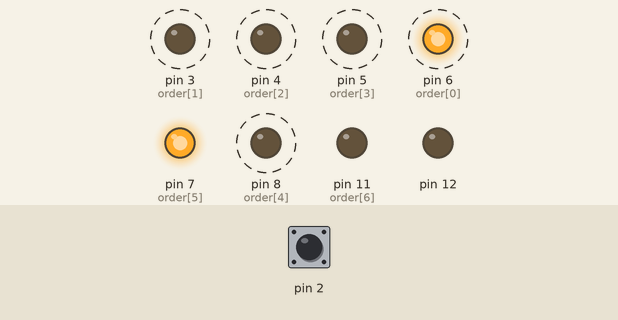
Recording of a sketch running on a simulated Arduino Uno, built with avr-gcc and run on an emulated ATmega328P. On the bench: output pins drawn as LEDs (lit = HIGH). Dashed ring = blinking. The test bench sets the inputs (shaded band); at power-on: pin 2 HIGH. What the sketch prints to the serial monitor is not drawn.

Above: at 1.25 s.
1.3 s: pin 2 pulled LOW for 0.15 s
At 3.0 s:
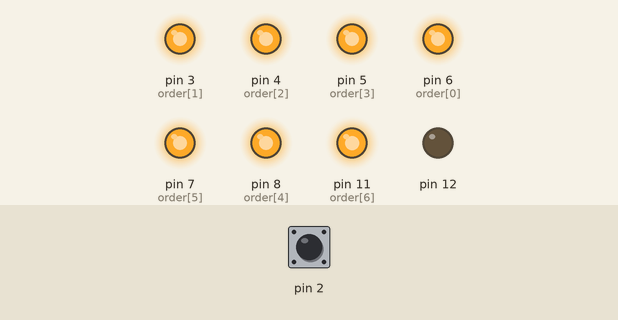
4.3 s: pin 2 pulled LOW for 1 s
At 6.5 s:
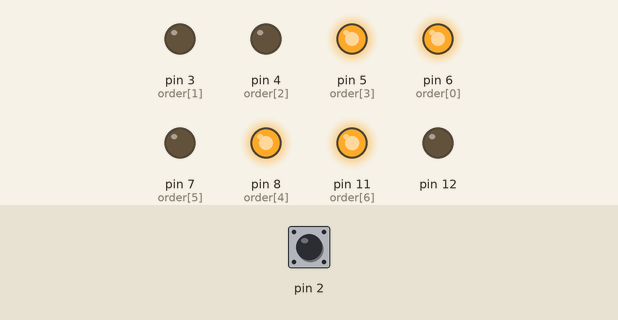
6.8 s: pin 2 pulled LOW for 0.15 s
At 8.0 s:
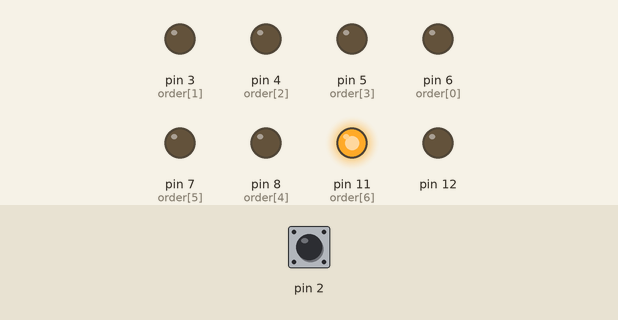
8.5 s: pin 2 pulled LOW for 3.2 s
At 12.0 s:
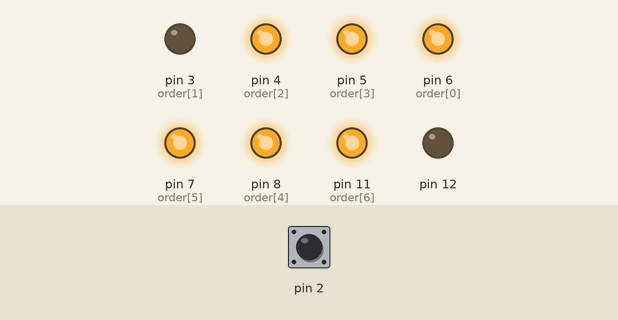
13.2 s: pin 2 pulsed LOW 5 times (0.12 s each, 0.3 s apart)
At 14.1 s:
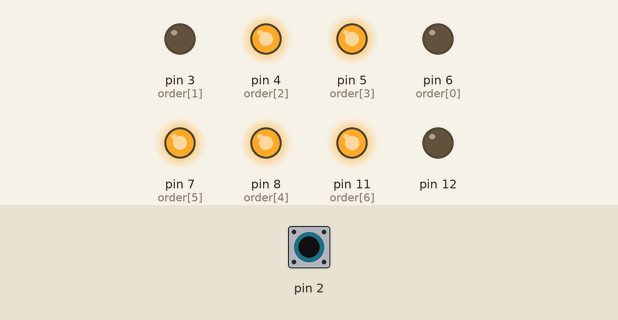
16.2 s: pin 2 pulsed LOW 5 times (0.12 s each, 0.3 s apart)
At 18.4 s:
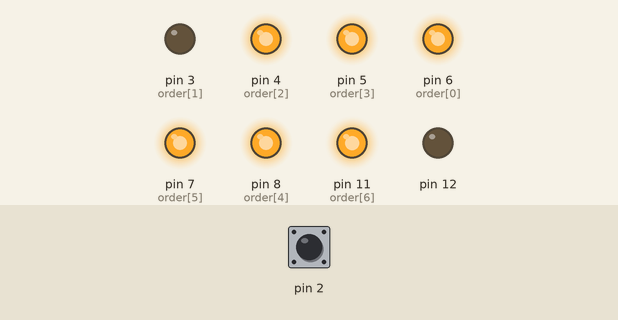
Timing chart, 0 to 19.9 s (numbered marks = the images above; inputs shaded):
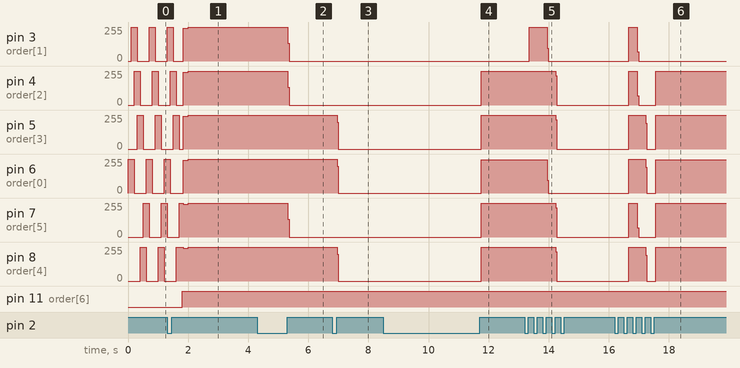

Measured:
- after the input at 1.3 s, pin 11 (order[6]): LOW → HIGH after 0.50 s
- after the input at 4.3 s, pin 3 (order[1]), pin 4 (order[2]), pin 7 (order[5]): 252/255 → 0/255 after 1.0 s
- after the input at 6.8 s, pin 5 (order[3]), pin 6 (order[0]), pin 8 (order[4]): 252/255 → 0/255 after 0.16 s
- after the input at 8.5 s, pin 4 (order[2]), pin 5 (order[3]), pin 7 (order[5]), pin 8 (order[4]): 0/255 → 252/255 after 3.2 s; pin 6 (order[0]): 0/255 → 249/255 after 3.2 s
- after the input at 13.2 s, pin 3 (order[1]): 0/255 → 252/255 after 0.15 s, → 0/255 0.60 s later; pin 4 (order[2]), pin 5 (order[3]), pin 7 (order[5]), pin 8 (order[4]): 252/255 → 0/255 after 1.0 s; pin 6 (order[0]): 249/255 → 0/255 after 0.75 s
- after the input at 16.2 s, pin 3 (order[1]): 0/255 → 253/255 after 0.47 s, → 0/255 0.28 s later; pin 4 (order[2]): 0/255 → 253/255 after 0.47 s, → 0/255 0.28 s later, → 253/255 0.62 s later

The sketch:

Circling_Score_Number.ino
```cpp
#include <Arduino.h>

int order[] = {6,3,4,5,8,7,11};
int score = -1;

void setup() {
  // put your setup code here, to run once:
  pinMode(2, INPUT_PULLUP);
  for (int i=0; i<8; i++){
    pinMode(order[i],OUTPUT);

  }
  Serial.begin(9600);
  attachInterrupt(digitalPinToInterrupt(2), incrementScore, RISING);
}

void loop() {
  // put your main code here, to run repeatedly:

  if(score < 0){
    zeroCircle();
  } else {
    setDisplay(score);
  }

  Serial.println(score);

}

void zeroCircle() {

  digitalWrite(order[0], HIGH);
  digitalWrite(order[4],LOW);
  delay(100);
  digitalWrite(order[1], HIGH);
  digitalWrite(order[5], LOW);
  delay(100);
  digitalWrite(order[2], HIGH);
  digitalWrite(order[0], LOW);
  delay(100);
  digitalWrite(order[3],HIGH);
  digitalWrite(order[1],LOW);
  delay(100);
  digitalWrite(order[4], HIGH);
  digitalWrite(order[2], LOW);
  delay(100);
  digitalWrite(order[5],HIGH);
  digitalWrite(order[3],LOW);
  delay(100);


}

void setDisplay(int val) {

  int zeroDisp[] = {0,1,2,3,4,5};
  int oneDisp[] = {3,4};
  int twoDisp[] = {2,3,0,5,6};
  int threeDisp[] = {2,3,4,5,6};

  for(int i = 0; i<6; i++) {

    digitalWrite(order[i], LOW);

  }

  if (val%10 == 0) {

    for (int i = 0; i< sizeof(zeroDisp); i++) {
      digitalWrite(order[zeroDisp[i]], HIGH);
    }

  }
  if (val%10 == 1) {

    for (int i = 0; i<sizeof(oneDisp); i++) {
      digitalWrite(order[oneDisp[i]], HIGH);
    }

  }
  if (val&10 == 2) {

    for (int i = 0; i< sizeof(twoDisp); i++) {
      digitalWrite(order[twoDisp[i]], HIGH);
    }

  }
  if (val%10 == 3) {

    for (int i = 0; i< sizeof(threeDisp); i++) {
      digitalWrite(order[threeDisp[i]], HIGH);
    }

  }
  if (val%10 == 4) {

    for (int i = 0; i< sizeof(zeroDisp); i++) {
      digitalWrite(order[zeroDisp[i]], HIGH);
    }

  }
  if (val%10 == 5) {

    for (int i = 0; i< sizeof(zeroDisp); i++) {
      digitalWrite(order[zeroDisp[i]], HIGH);
    }

  }
  if (val%10 == 6) {

    for (int i = 6; i< sizeof(zeroDisp); i++) {
      digitalWrite(order[zeroDisp[i]], HIGH);
    }

  }
}

void incrementScore() {

  score += 1;

}
```
